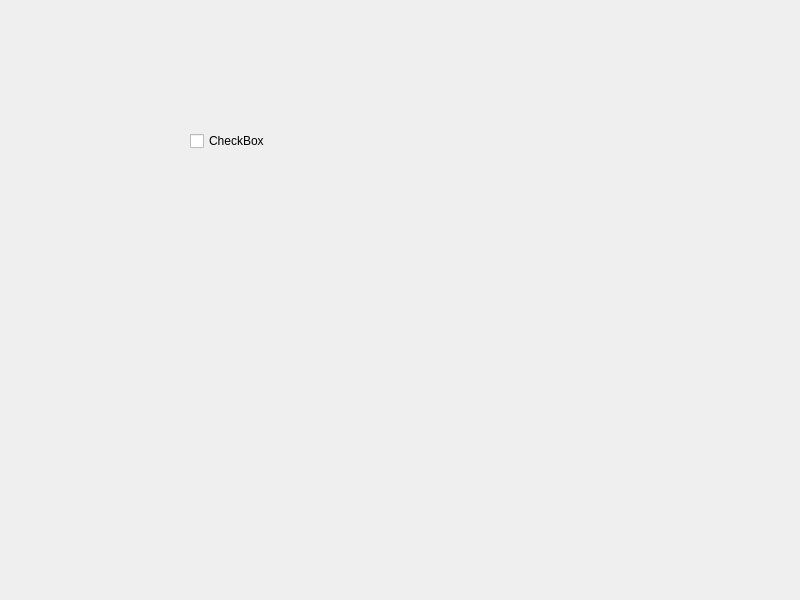
<?xml version="1.0" encoding="UTF-8"?>
<ui version="4.0">
 <class>pem1</class>
 <widget class="QWidget" name="pem1">
  <property name="geometry">
   <rect>
    <x>0</x>
    <y>0</y>
    <width>800</width>
    <height>600</height>
   </rect>
  </property>
  <property name="windowTitle">
   <string>pem1</string>
  </property>
  <widget class="QCheckBox" name="checkBox">
   <property name="geometry">
    <rect>
     <x>190</x>
     <y>130</y>
     <width>83</width>
     <height>22</height>
    </rect>
   </property>
   <property name="text">
    <string>CheckBox</string>
   </property>
  </widget>
 </widget>
 <resources/>
 <connections/>
</ui>
